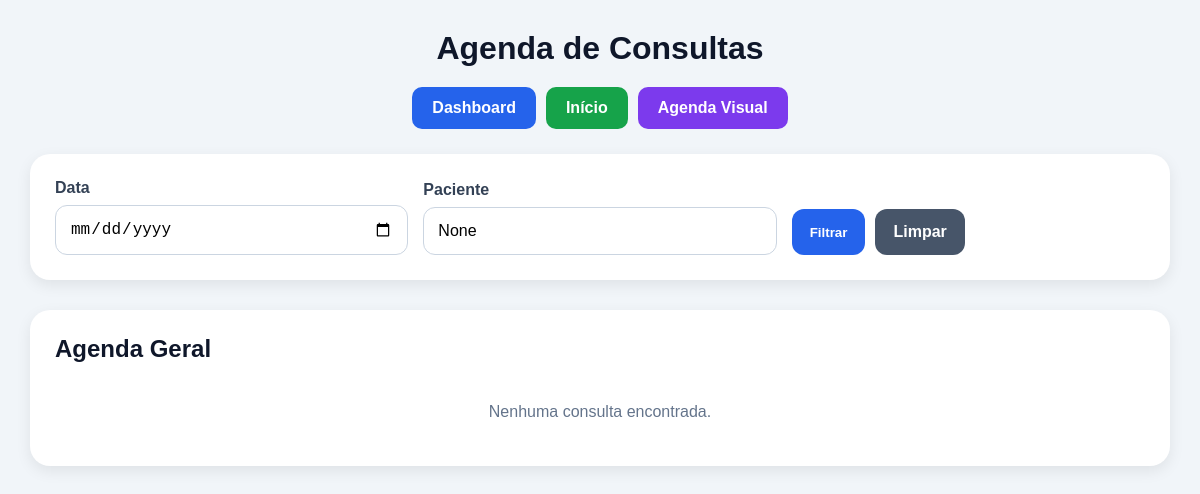
The page /schedule/ (signed in) on the database as committed earlier.
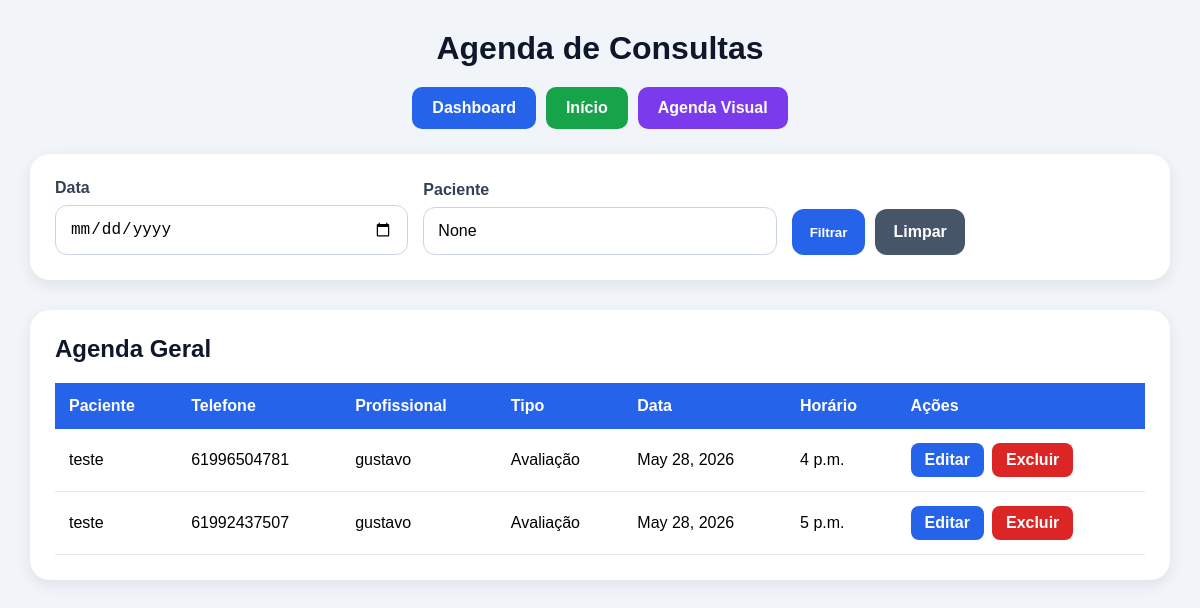
The same page on the database as committed later.
### appointments/models.py (models this page shows, shortened)
class Appointment(models.Model):
    name = models.CharField(
        max_length=100
    )
    phone = models.CharField(
        max_length=20
    )
    email = models.EmailField()
    professional = models.CharField(
        max_length=20,
        choices=PROFESSIONAL_CHOICES
    )
    service_type = models.CharField(
        max_length=20,
        choices=SERVICE_TYPES,
        default='avaliacao'
    )
    appointment_date = models.DateField()
    appointment_time = models.TimeField()
    created_at = models.DateTimeField(
        auto_now_add=True
    )

### appointments/views.py (the view)
@login_required
def schedule(request):
    selected_date = request.GET.get('date')
    selected_professional = request.GET.get('professional')
    search = request.GET.get('search')
    user_professional = get_user_professional(request.user)
    if request.user.is_superuser:
        appointments = Appointment.objects.all()
    elif user_professional in ['aline', 'gustavo']:
        appointments = Appointment.objects.all()
    elif user_professional == 'isabel':
        appointments = Appointment.objects.filter(
            professional='isabel'
        )
    else:
        appointments = Appointment.objects.none()
    if selected_date:
        appointments = appointments.filter(
            appointment_date=selected_date
        )
    if selected_professional and request.user.is_superuser:
        appointments = appointments.filter(
            professional=selected_professional
        )
    if search:
        appointments = appointments.filter(
            name__icontains=search
        )
    appointments = appointments.order_by(
        'appointment_date',
        'appointment_time'
    )
    return render(request, 'appointments/schedule.html', {
        'appointments': appointments,
        'selected_date': selected_date,
        'selected_professional': selected_professional,
        'search': search
    })

### appointments/views.py (called while the page is built, shortened)
def get_user_professional(user):
    username = user.username.lower()
    if user.is_superuser:
        return None

### appointments/templates/appointments/schedule.html (shortened to what this page needs)
{% load static %}
<!doctype html>
<html lang="pt-br">
  <head>
  </head>
  <body>
    <div class="container">
      <h1>Agenda de Consultas</h1>
      <div class="top-buttons">
        <a href="/dashboard/" class="dashboard-btn"> Dashboard </a>
        <a href="/" class="home-btn"> Início </a>
        <a href="/calendar/" class="calendar-btn"> Agenda Visual </a>
      </div>
      <div class="filter-box">
        <form method="GET">
          <div>
            <label>Data</label>
            <input type="date" name="date" value="{{ selected_date }}" />
          </div>
          <div>
            <label>Paciente</label>
            <input type="text" name="search" value="{{ search }}" />
          </div>
          <div class="btn-group">
            <button type="submit">Filtrar</button>
            <a href="/schedule/" class="clear-btn"> Limpar </a>
          </div>
        </form>
      </div>
      <div class="table-box">
        <h2>Agenda Geral</h2>
        {% if appointments %}
        <table>
          <thead>
            <tr>
              <th>Paciente</th>
              <th>Telefone</th>
              <th>Profissional</th>
              <th>Tipo</th>
              <th>Data</th>
              <th>Horário</th>
              <th>Ações</th>
            </tr>
          </thead>
          <tbody>
            {% for appointment in appointments %}
            <tr>
              <td>{{ appointment.name }}</td>
              <td>{{ appointment.phone }}</td>
              <td>{{ appointment.professional }}</td>
              <td>{{ appointment.get_service_type_display }}</td>
              <td>{{ appointment.appointment_date }}</td>
              <td>{{ appointment.appointment_time }}</td>
              <td>
                <div class="actions">
                  <a
                    href="/edit-appointment/{{ appointment.id }}/"
                    class="edit-btn"
                  >
                    Editar
                  </a>
                  <a href="/delete/{{ appointment.id }}/" class="delete-btn">
                    Excluir
                  </a>
                </div>
              </td>
            </tr>
            {% endfor %}
          </tbody>
        </table>
        {% else %}
        <div class="empty">Nenhuma consulta encontrada.</div>
        {% endif %}
      </div>
    </div>
  </body>
</html>

Rows that differ between the two databases and show on the page:
added Appointment: name "teste", phone "61996504781", professional "gustavo", service_type "Avaliação", appointment_date "May 28, 2026", appointment_time "4 p.m."
added Appointment: name "teste", phone "61992437507", professional "gustavo", service_type "Avaliação", appointment_date "May 28, 2026", appointment_time "5 p.m."
Other text that changed with them:
text no longer shown: "Nenhuma consulta encontrada."
text now shown: "Paciente Telefone Profissional Tipo Data Horário Ações"
